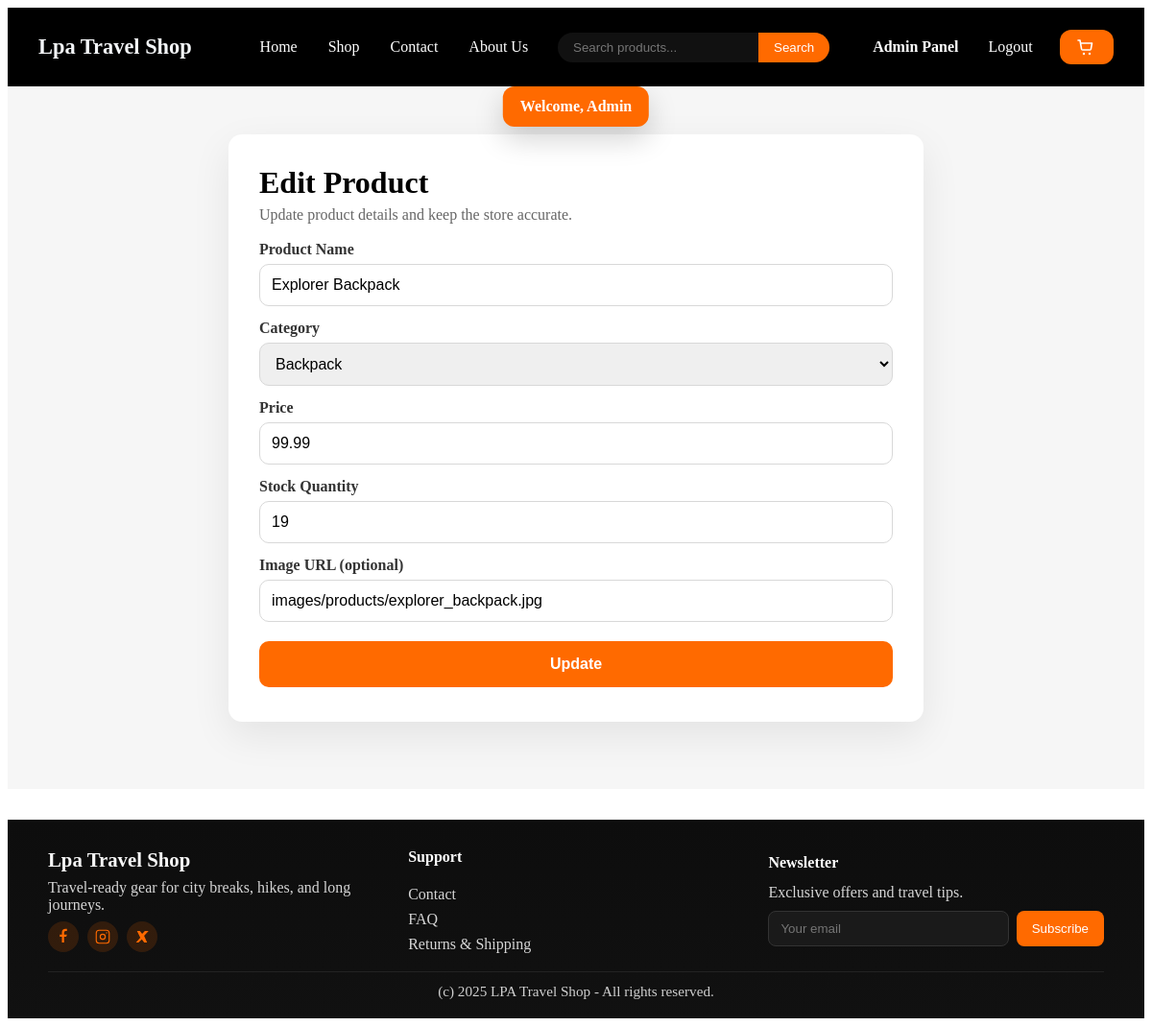
Screenshot of /admin/edit_product.php?id=2 (signed in) with the database file from the repository.
### tables this page shows
CREATE TABLE `products` (
  `id` int(11) NOT NULL,
  `name` varchar(100) NOT NULL,
  `category` varchar(100) DEFAULT NULL,
  `description` text DEFAULT NULL,
  `price` decimal(10,2) NOT NULL,
  `stock` int(11) DEFAULT 0,
  `image` varchar(255) DEFAULT NULL
);

### admin/edit_product.php (the view, shortened to what this page needs)
<?php
require_once '../config.php';
$id = isset($_GET['id']) ? (int) $_GET['id'] : 0;
$stmt = $conn->prepare("SELECT * FROM products WHERE id = ?");
$stmt->bind_param("i", $id);
$stmt->execute();
$product = $stmt->get_result()->fetch_assoc();
?>
<!DOCTYPE html>
<html lang="en">
<head>
    <link rel="stylesheet" href="../css/styles.css">
</head>
<body>
    <?php include '../includes/header.php'; ?>
    <main class="admin-form-page">
      <div class="admin-form-card">
        <div class="admin-form-header">
          <h1>Edit Product</h1>
          <p>Update product details and keep the store accurate.</p>
        </div>
        <form method="POST" class="admin-form">
            <label>
              <span>Product Name</span>
              <input type="text" name="name" value="<?php echo htmlspecialchars($product['name']); ?>" required>
            </label>
            <label>
              <span>Category</span>
              <select name="category" required>
                  <option value="backpack" <?php echo $product['category']=='backpack'?'selected':''; ?>>Backpack</option>
              </select>
            </label>
            <label>
              <span>Price</span>
              <input type="number" step="0.01" name="price" value="<?php echo htmlspecialchars($product['price']); ?>" required>
            </label>
            <label>
              <span>Stock Quantity</span>
              <input type="number" name="stock" value="<?php echo htmlspecialchars($product['stock']); ?>" min="0" required>
            </label>
            <label>
              <span>Image URL (optional)</span>
              <input type="text" name="image" value="<?php echo htmlspecialchars($product['image']); ?>">
            </label>
            <button type="submit" class="btn-primary">Update</button>
        </form>
      </div>
    </main>
    <?php include '../includes/footer.php'; ?>
</body>
</html>

### css/styles.css (style rules this page uses)
.admin-form-page { background: #f6f6f6; min-height: 70vh; padding: 50px 18px 70px; display: flex; justify-content: center; }
.admin-form-card { width: 100%; max-width: 660px; background: #fff; border-radius: 14px; box-shadow: 0 14px 40px rgba(0, 0, 0, 0.08); padding: 32px 32px 36px; }
.admin-form-header h1 { margin: 0 0 6px; }
.admin-form-header p { margin: 0 0 18px; color: #666; }
.admin-form { display: flex; flex-direction: column; gap: 14px; }
.admin-form label { display: flex; flex-direction: column; gap: 6px; font-weight: 600; color: #333; }
.admin-form input, .admin-form select { padding: 12px 12px; border: 1px solid #d8d8d8; border-radius: 10px; font-size: 1rem; }
.btn-primary { margin-top: 6px; background: #ff6a00; color: #fff; border: none; border-radius: 10px; padding: 12px 18px; min-height: 48px; font-size: 1rem; font-weight: 700; cursor: pointer; transition: background 0.2s ease, transform 0.15s ease; }

### rows the page displays
products: name "Explorer Backpack", category "Backpack", price "99.99", stock "19", image "images/products/explorer_backpack.jpg"
